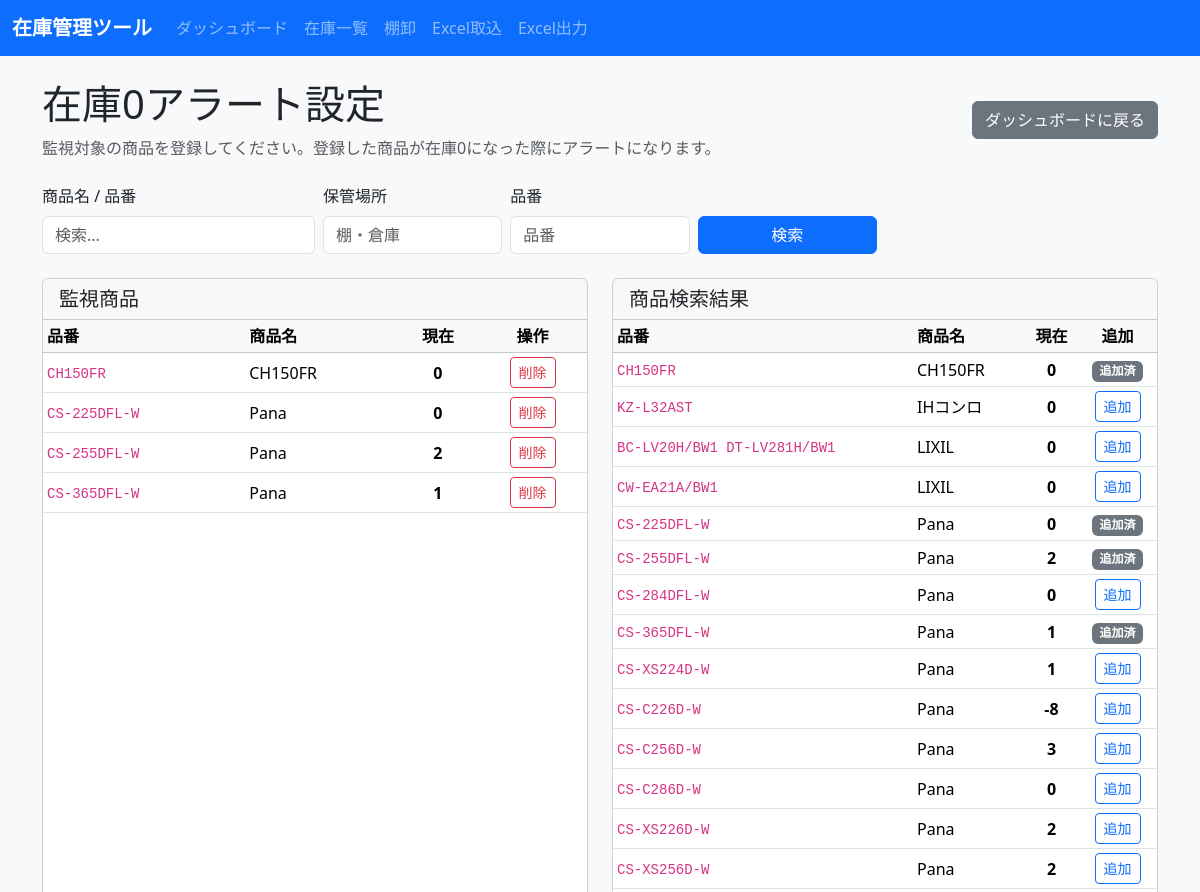
Before: /alerts/zero_stock (upper part) with the older database file.
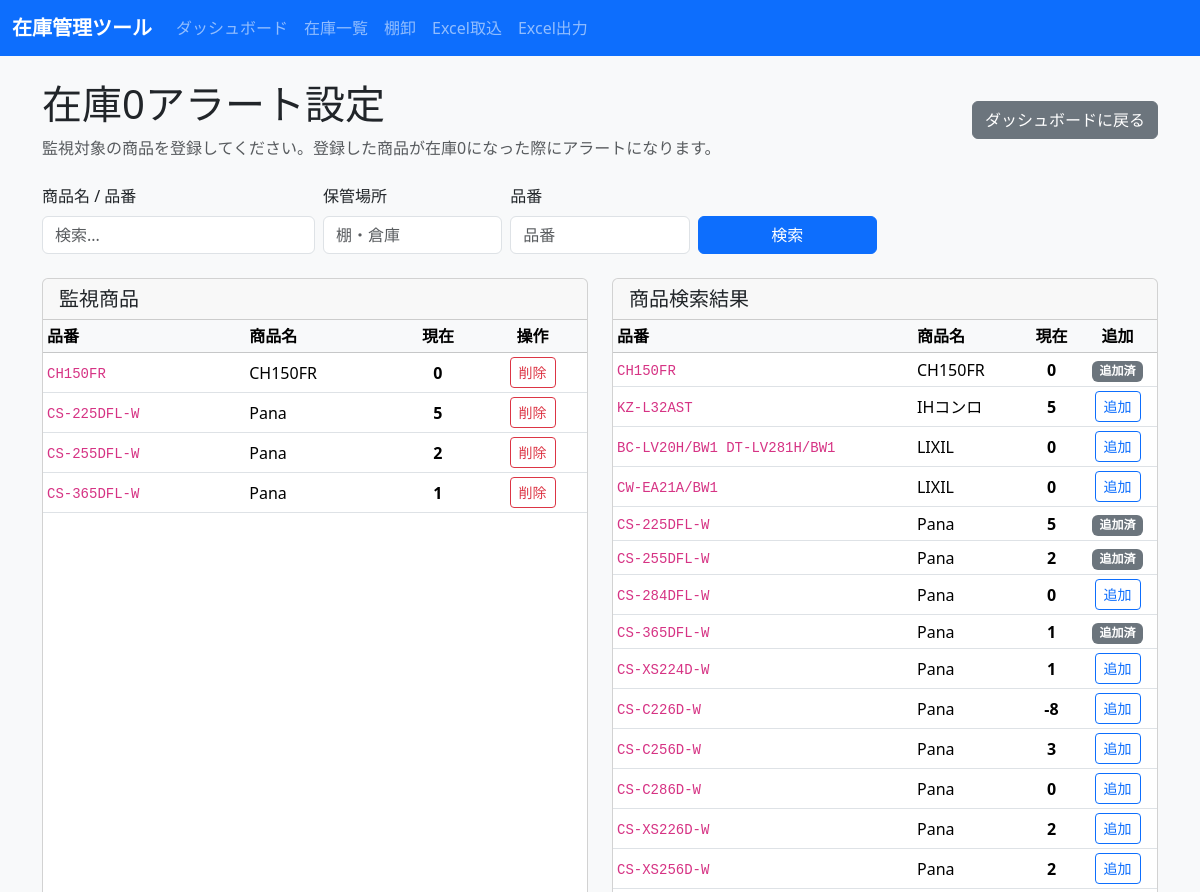
After: the same page with the newer database file.
### tables this page shows
CREATE TABLE zero_stock_alerts (
            id INTEGER PRIMARY KEY AUTOINCREMENT,
            product_id INTEGER NOT NULL UNIQUE,
            FOREIGN KEY(product_id) REFERENCES products(id) ON DELETE CASCADE
        );

CREATE TABLE products (
            id INTEGER PRIMARY KEY AUTOINCREMENT,
            source_sheet TEXT,
            source_row INTEGER,
            big_category TEXT,
            maker_or_product TEXT,
            overview TEXT,
            sku TEXT NOT NULL,
            stock_status TEXT,
            display_flag TEXT,
            available_stock INTEGER NOT NULL DEFAULT 0,
            total_stock INTEGER NOT NULL DEFAULT 0,
            reorder_point INTEGER NOT NULL DEFAULT 0,
            staff_stock_json TEXT,
            notes TEXT,
            imported_at TEXT,
            current_stock INTEGER NOT NULL DEFAULT 0,
            name TEXT NOT NULL,
            category TEXT,
            location TEXT,
            last_in_date TEXT,
            last_out_date TEXT,
            created_at TEXT NOT NULL,
            updated_at TEXT NOT NULL
        );

### inventory_app/app.py (the view, shortened to what this page needs)
@app.route("/alerts/<alert_type>", methods=["GET", "POST"])
def alert_settings(alert_type):
    if alert_type not in ["low_stock", "zero_stock", "stagnant_stock"]:
        return "指定されたアラートタイプが無効です。", 404
    params = parse_search_args()
    conn = get_db_connection()
    if alert_type == "low_stock":
        alert_products = conn.execute(
            "SELECT la.product_id AS alert_product_id, la.threshold, p.* FROM low_stock_alerts la JOIN products p ON la.product_id = p.id ORDER BY p.name"
        ).fetchall()
    elif alert_type == "zero_stock":
        alert_products = conn.execute(
            "SELECT za.product_id AS alert_product_id, p.* FROM zero_stock_alerts za JOIN products p ON za.product_id = p.id ORDER BY p.name"
        ).fetchall()
    else:
        alert_products = conn.execute(
            "SELECT sa.product_id AS alert_product_id, p.* FROM stagnant_stock_alerts sa JOIN products p ON sa.product_id = p.id ORDER BY p.name"
        ).fetchall()
    sql, values = build_product_query(params)
    search_results = conn.execute(sql + " LIMIT 50", values).fetchall()
    conn.close()
    selected_product_ids = {row["alert_product_id"] for row in alert_products}
    return render_template(
        "alert_settings.html",
        alert_type=alert_type,
        alert_products=alert_products,
        search_results=search_results,
        selected_product_ids=selected_product_ids,
        params=params,
    )

### inventory_app/app.py (called while the page is built)
def get_db_connection():
    conn = sqlite3.connect(DB_PATH)
    conn.row_factory = sqlite3.Row
    return conn

def parse_search_args():
    return {
        "q": request.args.get("q", "", type=str).strip(),
        "sku": request.args.get("sku", "", type=str).strip(),
        "big_category": request.args.get("big_category", "", type=str).strip(),
        "location": request.args.get("location", "", type=str).strip(),
    }

### inventory_app/templates/alert_settings.html (shortened to what the changed rows need)
{% extends 'base.html' %}
{% block content %}
  <div class="d-flex justify-content-between align-items-center mb-4">
    <div>
      <h1>{{ '低在庫アラート設定' if alert_type == 'low_stock' else '在庫0アラート設定' }}</h1>
    </div>
  </div>
  <div class="row">
    <div class="col-lg-6 mb-4">
      <div class="card h-100">
        <div class="card-header d-flex justify-content-between align-items-center">
          <h2 class="h5 mb-0">{{ '登録済み商品' if alert_type == 'low_stock' else '監視商品' }}</h2>
        </div>
        <div class="card-body p-0">
          {% if alert_products %}
            <div class="table-responsive">
              <table class="table table-sm table-hover mb-0">
                <thead class="table-light">
                  <tr>
                    <th>品番</th>
                    <th>商品名</th>
                    <th class="text-center">現在</th>
                    <th class="text-center">操作</th>
                  </tr>
                </thead>
                <tbody>
                  {% for product in alert_products %}
                    <tr>
                      <td><code>{{ product.sku }}</code></td>
                      <td>{{ product.name }}</td>
                      <td class="text-center"><strong>{{ product.current_stock }}</strong></td>
                      <td class="text-center">
                        <form method="post" class="d-inline">
                          <button type="submit" class="btn btn-sm btn-outline-danger">削除</button>
                        </form>
                      </td>
                    </tr>
                  {% endfor %}
                </tbody>
              </table>
            </div>
          {% else %}
            <div class="p-4 text-center text-muted">
              登録された商品はありません。
            </div>
          {% endif %}
        </div>
      </div>
    </div>
    <div class="col-lg-6 mb-4">
      <div class="card h-100">
        <div class="card-header">
          <h2 class="h5 mb-0">商品検索結果</h2>
        </div>
        <div class="card-body p-0">
          {% if search_results %}
            <div class="table-responsive">
              <table class="table table-sm table-hover mb-0">
                <thead class="table-light">
                  <tr>
                    <th>品番</th>
                    <th>商品名</th>
                    <th class="text-center">現在</th>
                    <th class="text-center">{% if alert_type == 'low_stock' %}最低在庫 / 追加{% else %}追加{% endif %}</th>
                  </tr>
                </thead>
                <tbody>
                  {% for product in search_results %}
                    <tr>
                      <td><code>{{ product.sku }}</code></td>
                      <td>{{ product.name }}</td>
                      <td class="text-center"><strong>{{ product.current_stock }}</strong></td>
                      <td class="text-center">
                        {% if product.id in selected_product_ids %}
                          <span class="badge bg-secondary">追加済</span>
                        {% else %}
                          {% if alert_type == 'low_stock' %}
                            <form method="post" class="d-flex justify-content-center gap-2 align-items-center">
                              <input type="hidden" name="action" value="add_low_stock">
                              <input type="hidden" name="product_id" value="{{ product.id }}">
                              <input type="number" name="threshold" class="form-control form-control-sm" value="{{ product.reorder_point or 0 }}" min="0" style="width: 5rem;">
                              <button type="submit" class="btn btn-sm btn-outline-primary">追加</button>
                            </form>
                          {% elif alert_type == 'zero_stock' %}
                            <form method="post">
                              <button type="submit" class="btn btn-sm btn-outline-primary">追加</button>
                            </form>
                          {% else %}
                            <form method="post">
                              <input type="hidden" name="product_id" value="{{ product.id }}">
                              <input type="hidden" name="action" value="add_stagnant_stock">
                              <button type="submit" class="btn btn-sm btn-outline-primary">追加</button>
                            </form>
                          {% endif %}
                        {% endif %}
                      </td>
                    </tr>
                  {% endfor %}
                </tbody>
              </table>
            </div>
          {% else %}
            <div class="p-4 text-center text-muted">
              該当する商品がありません。
            </div>
          {% endif %}
        </div>
      </div>
    </div>
  </div>
{% endblock %}

Changed rows visible on the page:
changed through a linked row, zero_stock_alerts "CS-225DFL-W": current_stock "0" → "5"
changed products "IHコンロ": current_stock "0" → "5"
changed products "CS-225DFL-W": current_stock "0" → "5"
